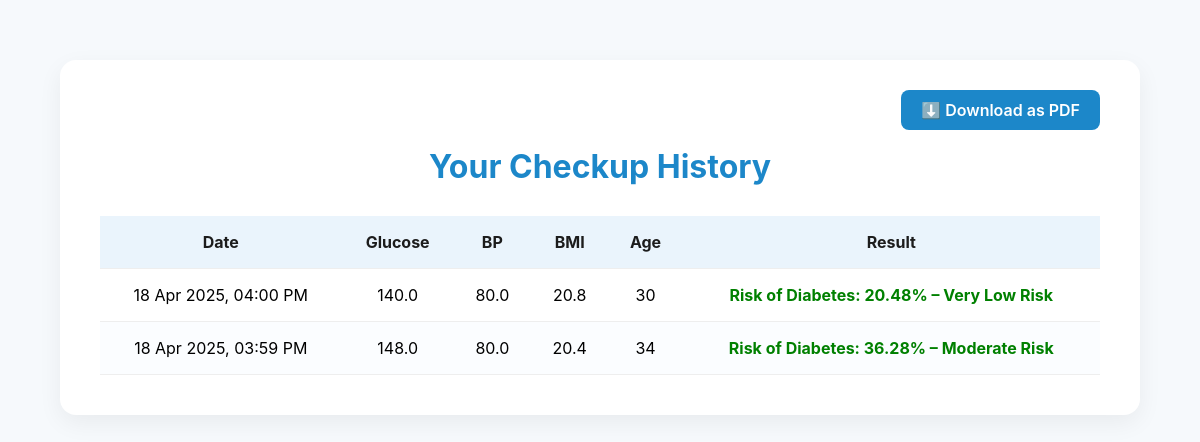
The app's page /history (signed in) with its own data.
### models.py (models this page shows)
class PredictionHistory(db.Model):
    id = db.Column(db.Integer, primary_key=True)
    prediction = db.Column(db.String(50), nullable=False)
    date = db.Column(db.DateTime, default=datetime.utcnow)
    timestamp = db.Column(db.DateTime, default=datetime.utcnow)
    user_id = db.Column(db.Integer, db.ForeignKey('user.id'), nullable=False)
    glucose = db.Column(db.Float)
    bp = db.Column(db.Float)
    bmi = db.Column(db.Float)
    age = db.Column(db.Integer)

### checkup.py (the view)
@checkup.route('/history')
def history():
    if 'user_id' not in session:
        return redirect('/login')
    user_id = session['user_id']
    history = PredictionHistory.query.filter_by(user_id=user_id).order_by(PredictionHistory.timestamp.desc()).all()
    return render_template('history.html', history=history)

### app.py (called while the page is built)
@app.after_request
def add_header(response):
    response.cache_control.no_store = True
    return response

### templates/history.html (shortened to what this page needs)
<!DOCTYPE html>
<html lang="en">
<head>
</head>
<body>
  <div class="history-container">
    <div class="download-button">
      <a href="{{ url_for('download_history') }}"
         style="background-color: #1c87c9; color: white; padding: 10px 20px; border-radius: 8px; text-decoration: none; font-weight: 600; transition: background 0.3s ease;">
        ⬇️ Download as PDF
      </a>
    </div>
    <h2>Your Checkup History</h2>
    {% if history and history|length > 0 %}
      <table>
        <thead>
          <tr>
            <th>Date</th>
            <th>Glucose</th>
            <th>BP</th>
            <th>BMI</th>
            <th>Age</th>
            <th>Result</th>
          </tr>
        </thead>
        <tbody>
          {% for item in history %}
            <tr>
              <td>{{ item.timestamp.strftime('%d %b %Y, %I:%M %p') }}</td>
              <td>{{ item.glucose }}</td>
              <td>{{ item.bp }}</td>
              <td>{{ item.bmi }}</td>
              <td>{{ item.age }}</td>
              <td>
                {% if item.prediction == 'High Risk' %}
                  <span style="color: red; font-weight: bold;">{{ item.prediction }}</span>
                {% else %}
                  <span style="color: green; font-weight: bold;">{{ item.prediction }}</span>
                {% endif %}
              </td>
            </tr>
          {% endfor %}
        </tbody>
      </table>
    {% else %}
      <p class="no-history">No checkup history found.</p>
    {% endif %}
  </div>
</body>
</html>

### templates/history.html (style rules this page uses)
body { font-family: 'Inter', sans-serif; background-color: #f6f9fc; margin: 0; padding: 0; display: flex; flex-direction: column; align-items: center; min-height: 100vh; }
.history-container { max-width: 1000px; margin: 60px auto; padding: 40px; background: #ffffff; border-radius: 16px; box-shadow: 0 8px 24px rgba(0, 0, 0, 0.06); width: 95%; }
h2 { text-align: center; color: #1c87c9; font-size: 2rem; margin-bottom: 30px; }
table { width: 100%; border-collapse: collapse; font-size: 1rem; }
table th, table td { padding: 16px; text-align: center; border-bottom: 1px solid #eee; }
table th { background-color: #eaf4fc; color: #1c1c1c; }
tr:nth-child(even) { background-color: #fbfdff; }
.download-button { text-align: right; margin-bottom: 20px; }
.download-button a { background-color: #1c87c9; color: white; padding: 10px 20px; border-radius: 8px; text-decoration: none; font-weight: 600; transition: background 0.3s ease; }

### records on screen
PredictionHistory: timestamp "18 Apr 2025, 04:00 PM", glucose "140.0", bp "80.0", bmi "20.8", age "30", prediction "Risk of Diabetes: 20.48% – Very Low Risk"
PredictionHistory: timestamp "18 Apr 2025, 03:59 PM", glucose "148.0", bp "80.0", bmi "20.4", age "34", prediction "Risk of Diabetes: 36.28% – Moderate Risk"
